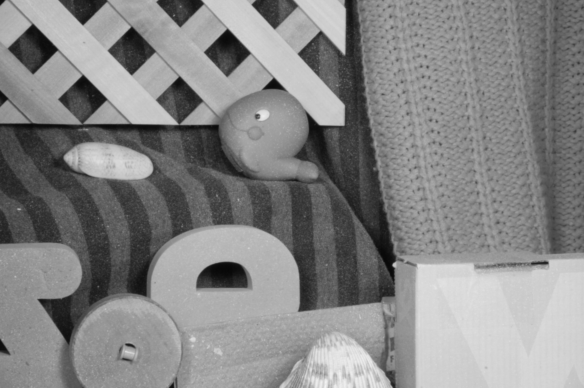
#> input picture Solutions/W6/frame1.png, 584 x 388 px
$ jupyter execute --allow-errors W6_exercise_sol.ipynb   (shell and % lines are left out)
#> lines starting #> are read from the running program, lines starting #| are printed output that depends on the picture
### Solutions/W6/flow_vis.py
# MIT License
#
# Copyright (c) 2018 Tom Runia
#
# Permission is hereby granted, free of charge, to any person obtaining a copy
# of this software and associated documentation files (the "Software"), to deal
# in the Software without restriction, including without limitation the rights
# to use, copy, modify, merge, publish, distribute, sublicense, and/or sell
# copies of the Software, and to permit persons to whom the Software is
# furnished to do so, subject to conditions.
#
# Author: Tom Runia
# Date Created: 2018-08-03

from __future__ import absolute_import
from __future__ import division
from __future__ import print_function

import numpy as np


def make_colorwheel():
    '''
    Generates a color wheel for optical flow visualization as presented in:
        Baker et al. "A Database and Evaluation Methodology for Optical Flow" (ICCV, 2007)
        URL: http://vision.middlebury.edu/flow/flowEval-iccv07.pdf

    According to the C++ source code of Daniel Scharstein
    According to the Matlab source code of Deqing Sun
    '''

    RY = 15
    YG = 6
    GC = 4
    CB = 11
    BM = 13
    MR = 6

    ncols = RY + YG + GC + CB + BM + MR
    colorwheel = np.zeros((ncols, 3))
    col = 0

    # RY
    colorwheel[0:RY, 0] = 255
    colorwheel[0:RY, 1] = np.floor(255*np.arange(0,RY)/RY)
    col = col+RY
    # YG
    colorwheel[col:col+YG, 0] = 255 - np.floor(255*np.arange(0,YG)/YG)
    colorwheel[col:col+YG, 1] = 255
    col = col+YG
    # GC
    colorwheel[col:col+GC, 1] = 255
    colorwheel[col:col+GC, 2] = np.floor(255*np.arange(0,GC)/GC)
    col = col+GC
    # CB
    colorwheel[col:col+CB, 1] = 255 - np.floor(255*np.arange(CB)/CB)
    colorwheel[col:col+CB, 2] = 255
    col = col+CB
    # BM
    colorwheel[col:col+BM, 2] = 255
    colorwheel[col:col+BM, 0] = np.floor(255*np.arange(0,BM)/BM)
    col = col+BM
    # MR
    colorwheel[col:col+MR, 2] = 255 - np.floor(255*np.arange(MR)/MR)
    colorwheel[col:col+MR, 0] = 255
    return colorwheel


def flow_compute_color(u, v, convert_to_bgr=False):
    '''
    Applies the flow color wheel to (possibly clipped) flow components u and v.

    According to the C++ source code of Daniel Scharstein
    According to the Matlab source code of Deqing Sun

    :param u: np.ndarray, input horizontal flow
    :param v: np.ndarray, input vertical flow
    :param convert_to_bgr: bool, whether to change ordering and output BGR instead of RGB
    :return:
    '''

    flow_image = np.zeros((u.shape[0], u.shape[1], 3), np.uint8)

    colorwheel = make_colorwheel()  # shape [55x3]
    ncols = colorwheel.shape[0]

    rad = np.sqrt(np.square(u) + np.square(v))
    a = np.arctan2(-v, -u)/np.pi

    fk = (a+1) / 2*(ncols-1)
    k0 = np.floor(fk).astype(np.int32)
    k1 = k0 + 1
    k1[k1 == ncols] = 0
    f = fk - k0

    for i in range(colorwheel.shape[1]):

        tmp = colorwheel[:,i]
        col0 = tmp[k0] / 255.0
        col1 = tmp[k1] / 255.0
        col = (1-f)*col0 + f*col1

        idx = (rad <= 1)
        col[idx]  = 1 - rad[idx] * (1-col[idx])
        col[~idx] = col[~idx] * 0.75   # out of range?

        # Note the 2-i => BGR instead of RGB
        ch_idx = 2-i if convert_to_bgr else i
        flow_image[:,:,ch_idx] = np.floor(255 * col)

    return flow_image


def flow_to_color(flow_uv, clip_flow=None, convert_to_bgr=False, rad_max=7):
    '''
    Expects a two dimensional flow image of shape [H,W,2]

    According to the C++ source code of Daniel Scharstein
    According to the Matlab source code of Deqing Sun

    :param flow_uv: np.ndarray of shape [H,W,2]
    :param clip_flow: float, maximum clipping value for flow
    :return:
    '''

    assert flow_uv.ndim == 3, 'input flow must have three dimensions'
    assert flow_uv.shape[2] == 2, 'input flow must have shape [H,W,2]'

    flow_uv[np.abs(flow_uv)>1e9] = 0

    if clip_flow is not None:
        flow_uv = np.clip(flow_uv, 0, clip_flow)

    u = flow_uv[:,:,0]
    v = flow_uv[:,:,1]

    rad = np.sqrt(np.square(u) + np.square(v))

    print('max flow: %.4f flow range: u = %.3f .. %.3f; v = %.3f .. %.3f\n'%(
          np.max(rad), np.min(u), np.max(u), np.min(v), np.max(v)))

    rad_max = np.max(rad) if rad_max<=0 else rad_max

    epsilon = 1e-5
    u = u / (rad_max + epsilon)
    v = v / (rad_max + epsilon)

    return flow_compute_color(u, v, convert_to_bgr)

### Solutions/W6/W6_exercise_sol.ipynb
# Week 6: Optical Flow

**The exercise of this week is about Optical Flow. First load the following libraries that will be necessary.**

**Additional material for the exericse**

For additional material and question answering, you can refere to [this pdf](Tutorial_W6_sol.pdf).

[cell 1]
from skimage.io import imread
from scipy import signal, ndimage
import numpy as np
import time
import scipy.io as sio
from matplotlib.pyplot import imshow, show, figure
import skimage.transform as tf
import IPython
import flow_vis

**We will compute the optical flow between two images. Load the two images `frame1.png` and `frame2.png`.**

[cell 2]
image1 = imread('frame1.png',as_gray=True)
#> image1 is the input picture: shape (388, 584); min 7, max 242, mean 133.1
image2 = imread('frame2.png',as_gray=True)
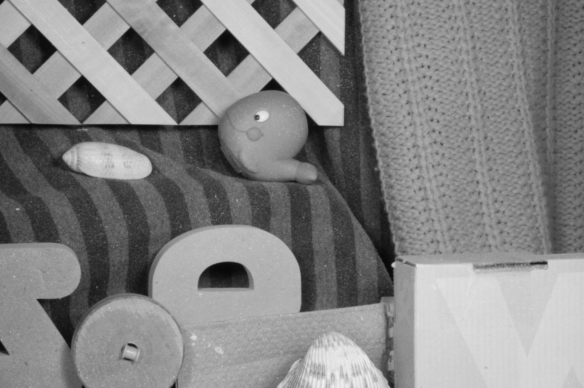
#> input picture Solutions/W6/frame2.png, 584 x 388 px
#> image2 is the input picture: shape (388, 584); min 7, max 243, mean 132.7
figure()
#> (this line was passed over: IPython is not available in this run)
imshow(image1, cmap='gray')
#> (this line was passed over: IPython is not available in this run)
figure()
#> (this line was passed over: IPython is not available in this run)
imshow(image2, cmap='gray')
#> (this line was passed over: IPython is not available in this run)

#> (the rest of this cell did not finish here and is left out)

## Part A: Lukas-Knade Algorithm
We estimate the optical flow $u,v$ by solving the lineary system
$$I_xu+I_yv+I_t=0$$

The spatial partial $I_x$ and $I_y$ derivatives are computed by convolving the patches with a 1D-kernel $[-1,1]$ and taking the average between the two patches (over images $I_1$, $I_2$). In order to make the estimates more robust, we furthermore smooth the derivatives with a 1D-kernel $\frac{1}{2}[1,1]$. These steps can be combined in a single convolution. For example the partial
derivative in x-direction between patches $I_1$ and $I_2$ is given by

$$I_x = (I_1+I_2)*\frac{1}{4}\begin{bmatrix}-1 & 1\\ -1 & 1\end{bmatrix}$$

where $∗$ denotes the 2D convolution operator. Analogously, the partial temporal derivative is given by

$$I_t = (I_2-I_1)*\frac{1}{4}\begin{bmatrix}1 & 1\\ 1 & 1\end{bmatrix}.$$

**Complete the missing lines to define the convolution kernels and to compute the partial derivatives. You can use `signal.convolve2d(x, kernel, mode='same')` for convolution.**

After computing the partial derivatives, we can estimate the optical flow for each patch by solving the following linear system
$$A^TAx=A^Tb$$
with
$$A = \begin{bmatrix}p_x & p_y\end{bmatrix} \text{and } b = -p_t$$
**Complete the missing lines to define and solve the linear system. You can use `np.linalg.solve` to solve the linear system.**

[cell 3]
def lukas_kanade(I1, I2, window_size=5):

#> called with window_size = 5
    w = window_size//2 # window_size is odd, all the pixels with offset in between [-w, w] are inside the window
    I1 = I1/255.  # normalize pixels
    I2 = I2/255.   # normalize pixels

    # Define convolution kernels.
    kernel_x = np.array([[-1.,  1.], [-1., 1.]]) / 4.
    kernel_y = np.array([[-1., -1.], [ 1., 1.]]) / 4.
    kernel_t = np.array([[1., 1.], [1., 1.]]) / 4.

    # Compute partial derivatives.
    Ix = signal.convolve2d((I1 + I2), kernel_x, mode='same')
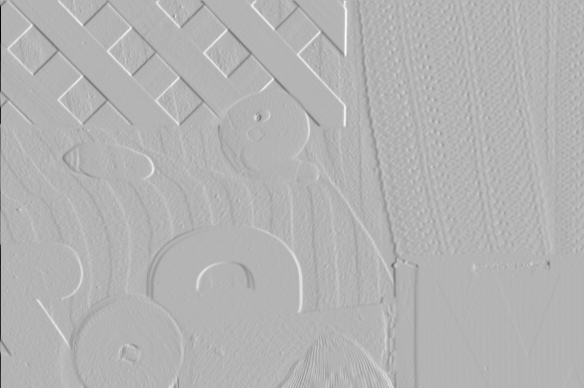
#> Ix: shape (388, 584) float64; min -0.696, max 0.288, mean -0.000931; drawn with min black and max white
    Iy = signal.convolve2d((I1 + I2), kernel_y, mode='same')
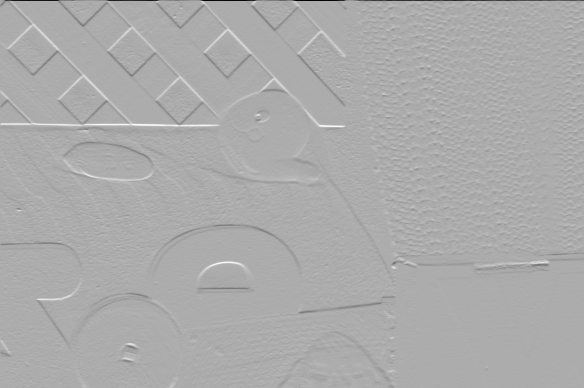
#> Iy: shape (388, 584) float64; min -0.827, max 0.397, mean -0.00171; drawn with min black and max white
    It = signal.convolve2d((I2 - I1), kernel_t, mode='same')
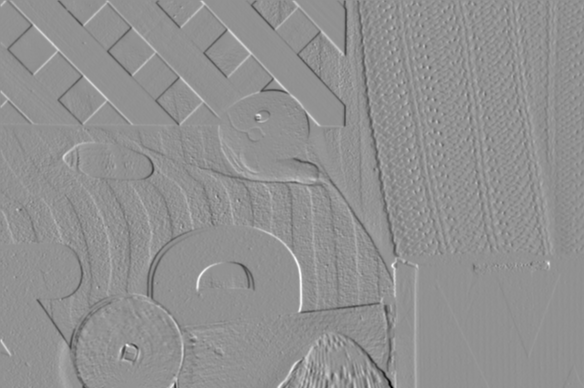
#> It: shape (388, 584) float64; min -0.48, max 0.36, mean -0.00174; drawn with min black and max white

    u = np.zeros(I1.shape)
    v = np.zeros(I1.shape)
    for i in range(w, I1.shape[0] - w):
        for j in range(w, I1.shape[1] - w):

            # obtain partial derivatives for current patch
            px = Ix[i - w:i + w + 1, j - w:j + w + 1].flatten()
            py = Iy[i - w:i + w + 1, j - w:j + w + 1].flatten()
            pt = It[i - w:i + w + 1, j - w:j + w + 1].flatten()

            # Compute optical flow.
            b = -pt
            A = np.stack([px, py]).T
            nu = np.linalg.solve(A.T @ A, A.T @ b)

            u[i, j] = nu[0]
            v[i, j] = nu[1]
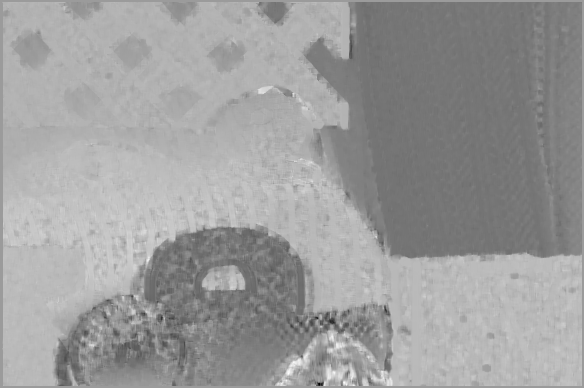
#> u: shape (388, 584) float64; min -5.52, max 3.54, mean 0.0479; drawn with min black and max white
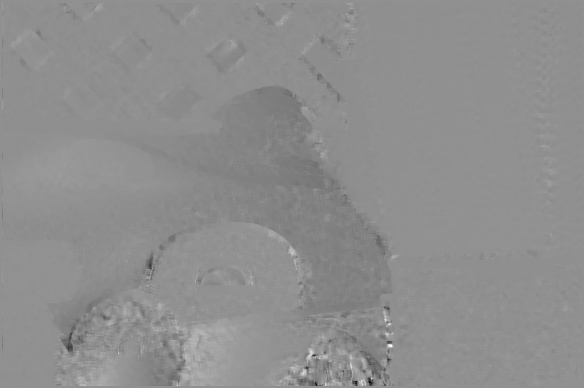
#> v: shape (388, 584) float64; min -9.33, max 7.13, mean -0.112; drawn with min black and max white

    return u,v

**Now let's test the function.** The first plot shows the ground-truth and the second shows the estimation. The excution takes some time (~8s on laptops).

**Q: What is the influence of window size and why?**

The larger the window size, the coarser the optical flow. Fine movement is lost in favor of bigger movement.

[cell 4]
t = time.time()

u, v = lukas_kanade(image1, image2, window_size=5)

figure()
#> (this line was passed over: IPython is not available in this run)
#> (the rest of this cell did not finish here and is left out)

## Part B: Lukas-Kanade with Pyramid

In previous part, the optical flow of each pixel is computed only based on a small neighbouring region. Therefore the algorithm cannot deal with large displacement. As a solution, we can apply the algorithm iteratively from coarse to fine.

We construct a image pyramid, apply the optical flow algorithm at each level starting from the coarsest resolution and propagate the computed flow to the next level. The propagation is done by first warping image1 with the estimated flow and then estimate the residual flow between the image2 and warped image1. You can use `ndimage.map_coordinates(image, [new_ys, new_xs])` for image warping.

**Complete the following lines for image warping and optical flow estimation & updating.**

[cell 5]
num_layers = 3
downscale = 2

# Construct image pyramids
pyramids1 = tf.pyramid_gaussian(image1, max_layer=num_layers, downscale=downscale, sigma=1, channel_axis=None)
pyramids2 = tf.pyramid_gaussian(image2, max_layer=num_layers, downscale=downscale, sigma=1, channel_axis=None)

u = np.zeros(image1.shape)
v = np.zeros(image1.shape)

#> (the rest of this cell did not finish here and is left out)

## Part C: Frame Extrapolation with Optical Flow

Optical flow can be used for frame extrapolation. Given the two frames, we can predict the next few frames (assuming constant pixel motions). This can be done by scaling the optical flow and warping the image accordingly.

**Complete the following lines for frame extrapolation.**

**Q: what do you need to change to make it a frame interpolation algorithm?**

A: change `i` from $[1,10]$ to $[0, 1]$

[cell 6]
h,w = image1.shape[:2]
#> h = 388; w = 584
yy, xx = np.mgrid[:h, :w]
flow = np.stack([u,v],axis=-1)
#> (the rest of this cell did not finish here and is left out)
